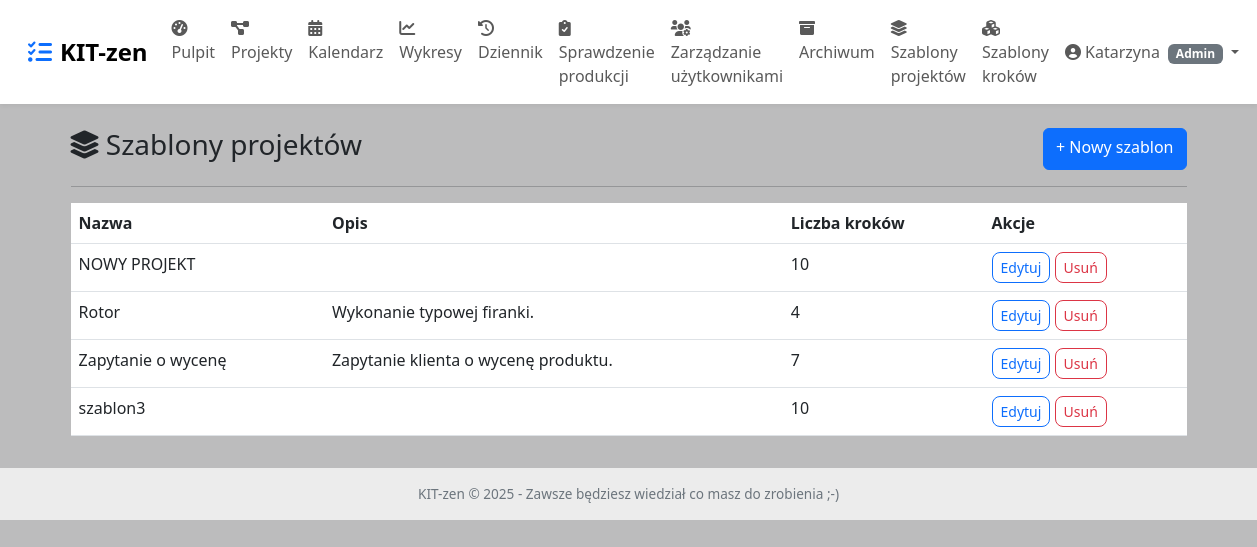
The page /admin/templates/projects (signed in) on the database its author committed.
### app7/kdeep/app.py (models this page shows, shortened)
class User(UserMixin, db.Model):
    __tablename__ = 'user'
    id = db.Column(db.Integer, primary_key=True)
    username = db.Column(db.String(80), unique=True, nullable=False)
    password = db.Column(db.String(200), nullable=False)
    is_admin = db.Column(db.Boolean, default=False)
    absence_start = db.Column(db.Date, nullable=True)
    absence_end = db.Column(db.Date, nullable=True)
    roles = db.relationship('Role', secondary=user_roles, backref=db.backref('users', lazy='dynamic'))

class ProjectTemplate(db.Model):
    __tablename__ = 'project_template'
    id = db.Column(db.Integer, primary_key=True)
    name = db.Column(db.String(100), nullable=False, unique=True)
    description = db.Column(db.Text, nullable=True)
    is_builtin = db.Column(db.Boolean, default=False)
    created_at = db.Column(db.DateTime, default=now_aware)
    steps = db.relationship('StepTemplate', backref='template', cascade='all, delete-orphan', order_by='StepTemplate.position')

### app7/kdeep/app.py (the view)
@app.route('/admin/templates/projects')
@login_required
@admin_required
def list_project_templates():
    templates = ProjectTemplate.query.order_by(ProjectTemplate.name).all()
    return render_template('admin_project_templates.html', templates=templates)

### app7/kdeep/app.py (called while the page is built)
def admin_required(f):
    @wraps(f)
    def decorated_function(*args, **kwargs):
        if not current_user.is_authenticated or not current_user.is_admin:
            flash('Dostęp tylko dla administratora.', 'danger')
            return redirect(url_for('dashboard'))
        return f(*args, **kwargs)
    return decorated_function

@login_manager.user_loader
def load_user(user_id):
    return User.query.get(int(user_id))

### app7/kdeep/templates/admin_project_templates.html
{% extends "base.html" %}
{% block content %}
<div class="d-flex justify-content-between">
    <h3><i class="fas fa-layer-group"></i> Szablony projektów</h3>
    <a href="{{ url_for('add_project_template') }}" class="btn btn-primary">+ Nowy szablon</a>
</div>
<hr>
<table class="table table-hover">
    <thead>
        <tr><th>Nazwa</th><th>Opis</th><th>Liczba kroków</th><th>Akcje</th></tr>
    </thead>
    <tbody>
    {% for tpl in templates %}
    <tr>
        <td>{{ tpl.name }}</td>
        <td>{{ tpl.description or '' }}</td>
        <td>{{ tpl.steps|length }}</td>
        <td>
            <a href="{{ url_for('edit_project_template', template_id=tpl.id) }}" class="btn btn-sm btn-outline-primary">Edytuj</a>
            <a href="{{ url_for('delete_project_template', template_id=tpl.id) }}" class="btn btn-sm btn-outline-danger" onclick="return confirm('Usunąć szablon?')">Usuń</a>
        </td>
    </tr>
    {% endfor %}
    </tbody>
</table>
{% endblock %}

### app7/kdeep/templates/base.html (shortened to what this page needs)
<!DOCTYPE html>
<html lang="pl">
<head>
    <link href="https://cdn.jsdelivr.net/npm/bootstrap@5.3.0/dist/css/bootstrap.min.css" rel="stylesheet">
    <link rel="stylesheet" href="https://cdnjs.cloudflare.com/ajax/libs/font-awesome/6.0.0/css/all.min.css">
</head>
<body>
<nav class="navbar navbar-expand-lg bg-white px-3 py-2">
    <div class="container-fluid">
        <a class="navbar-brand" href="{{ url_for('dashboard') }}">
            <i class="fas fa-tasks me-2 text-primary"></i>KIT-zen
        </a>
        <div class="collapse navbar-collapse" id="navbarMain">
            <ul class="navbar-nav me-auto mb-2 mb-lg-0">
                <li class="nav-item"><a class="nav-link" href="{{ url_for('dashboard') }}"><i class="fas fa-tachometer-alt"></i> Pulpit</a></li>
                <li class="nav-item"><a class="nav-link" href="{{ url_for('project_list') }}"><i class="fas fa-project-diagram"></i> Projekty</a></li>
                <li class="nav-item"><a class="nav-link" href="{{ url_for('calendar_view') }}"><i class="fas fa-calendar-alt"></i> Kalendarz</a></li>
                <li class="nav-item"><a class="nav-link" href="{{ url_for('charts') }}"><i class="fas fa-chart-line"></i> Wykresy</a></li>
                <li class="nav-item"><a class="nav-link" href="{{ url_for('view_logs') }}"><i class="fas fa-history"></i> Dziennik</a></li>
                {% if current_user.is_authenticated and (current_user.is_admin or current_user.has_role('technolog')) %}
                <li class="nav-item"><a class="nav-link" href="{{ url_for('sprawdzenie_produkcji') }}"><i class="fas fa-clipboard-check"></i> Sprawdzenie produkcji</a></li>
                {% endif %}
                {% if current_user.is_admin %}
                <li class="nav-item"><a class="nav-link" href="{{ url_for('admin_users') }}"><i class="fas fa-users-cog"></i> Zarządzanie użytkownikami</a></li>
                <li class="nav-item"><a class="nav-link" href="{{ url_for('archive') }}"><i class="fas fa-archive"></i> Archiwum</a></li>
                <li class="nav-item"><a class="nav-link" href="{{ url_for('list_project_templates') }}"><i class="fas fa-layer-group"></i> Szablony projektów</a></li>
                <li class="nav-item"><a class="nav-link" href="{{ url_for('list_step_templates') }}"><i class="fas fa-cubes"></i> Szablony kroków</a></li>
                {% endif %}
            </ul>
            <ul class="navbar-nav ms-auto">
                <li class="nav-item dropdown">
                    <a class="nav-link dropdown-toggle" href="#" id="userDropdown" role="button" data-bs-toggle="dropdown">
                        <i class="fas fa-user-circle"></i> {{ current_user.username }}
                        {% if current_user.is_admin %}<span class="badge bg-secondary ms-1">Admin</span>{% endif %}
                    </a>
                </li>
            </ul>
        </div>
    </div>
</nav>
<div class="container mt-4">
    {% block content %}{% endblock %}
</div>
<div class="footer">
    KIT-zen &copy; 2025 - Zawsze będziesz wiedział co masz do zrobienia ;-)
</div>
</body>
</html>

### app7/kdeep/templates/base.html (style rules this page uses)
body { background-color: #bcbcbd; font-family: 'Segoe UI', Roboto, 'Helvetica Neue', sans-serif; }
.navbar-brand { font-weight: bold; font-size: 1.5rem; }
.navbar { box-shadow: 0 2px 4px rgba(0,0,0,0.05); }
.btn-sm { border-radius: 0.5rem; }
.footer { text-align: center; background-color: #ececec; margin-top: 2rem; padding: 1rem; color: #6c757d; font-size: 0.85rem; }

### rows shown on the page
User: username "Katarzyna"
ProjectTemplate: name "NOWY PROJEKT", steps|length "10"
ProjectTemplate: name "Rotor", description "Wykonanie typowej firanki.", steps|length "4"
ProjectTemplate: name "Zapytanie o wycenę", description "Zapytanie klienta o wycenę produktu.", steps|length "7"
ProjectTemplate: name "szablon3", steps|length "10"
